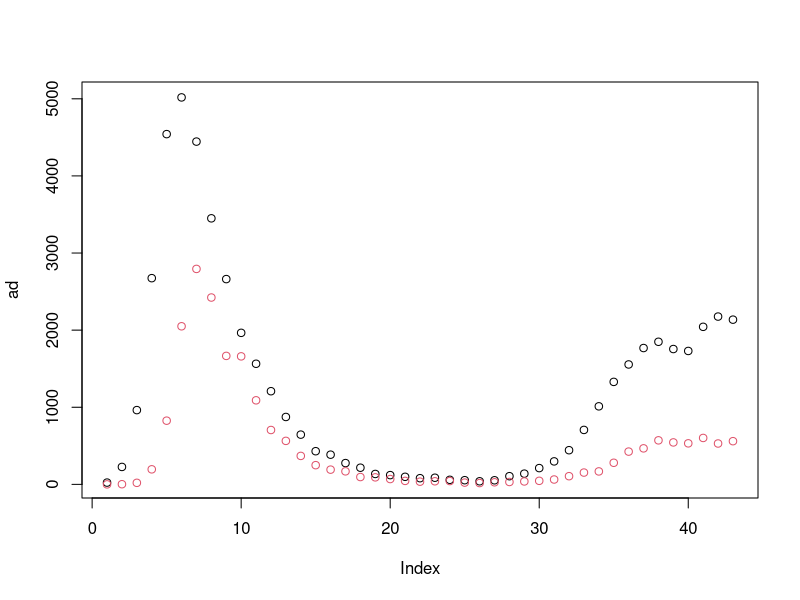

Here is the R script that generated this plot: (Note: this script raises an error after producing the figure.)
## https://www.ons.gov.uk/peoplepopulationandcommunity/birthsdeathsandmarriages/deaths/datasets/weeklyprovisionalfiguresondeathsregisteredinenglandandwales

### SET TO DATA LOICATION
setwd("foo/bar")

## read data 2020 + week 1 of 2021 
dat <- read.table("death-age-2020.txt")
dm <- as.matrix(dat)[,-(1:10)] ## from week 11 13 March
md <- data.frame(d=as.numeric(dm),week=factor(rep(11:53,each=20)),
                age=factor(rep(1:20,43)),a=rep(1:20,43),w=rep(11:53,each=20))
## care home deaths e&w from week 11 13 March 2020
chd <- c(0,2,20,195,826,2050,2794,2423,1666,1660,1090,705,564,369,249,191,169,95,91,69,45,35,40,43,23,17,27,31,38,46,63,106,153,168,280,425,467,571,544,532,602,530,560) 
ad <- colSums(dm[18:20,])
plot(ad);points(chd,col=2)
ph <- 1-chd/ad ## proportion 80+ deaths in hospital
dm1 <- dm
dm1[18:20,] <- t(t(dm1[18:20,])*ph)
md <- data.frame(d=as.numeric(dm1),week=factor(rep(11:53,each=20)),
                age=factor(rep(1:20,43)),a=rep(1:20,43),w=rep(11:53,each=20))


b <- gam(d~s(w,k=30)+s(a,k=8)+ti(w,a,k=c(30,8)),family=nb,data=md)

ps <- FALSE
if (ps) postscript("age-shift.eps",width=11,height=11/3)
par(mfrow=c(1,3),mar=c(5,5,1,1))
c1 <- 1.4;c2=1.3
plot(b,select=1,scheme=1,cex.lab=c1,cex.axis=c2)
plot(b,select=2,scheme=1,cex.lab=c1,cex.axis=c2)
plot(b,scheme=1,select=3,ticktype="detailed",zlim=c(-8,4),theta=135,cex.lab=c1,cex.axis=c2)
if (ps) dev.off()

b0 <- gam(d~ s(w,k=30)+s(a,k=8),family=nb,data=md)


